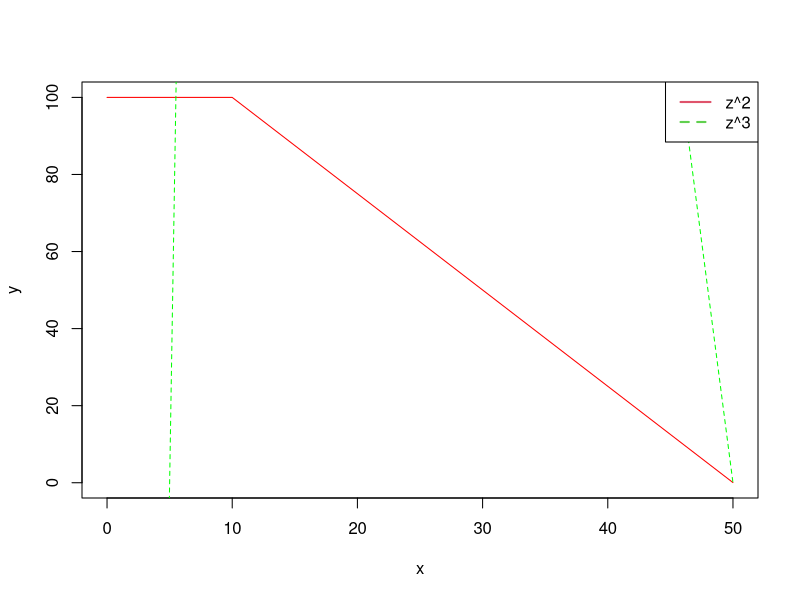

Here is the R script that generated this plot:
z <- c(-10, 10, 0.2)

y <- z ^ 2
y
y_2 <- z ^ 3
x <- c(0, 10, 50)

jpeg("plot.jpg", width = 800, height = 800)
plot(x, y, type = "l", col = "red")
lines(x, y_2, type = "l", col = "green", lty=2)

legend(x = "topright", legend = c("z^2", "z^3"), lty = c(1, 2), col = c(2,3), lwd = 2)
dev.off()
#plot(y, type = "l")

